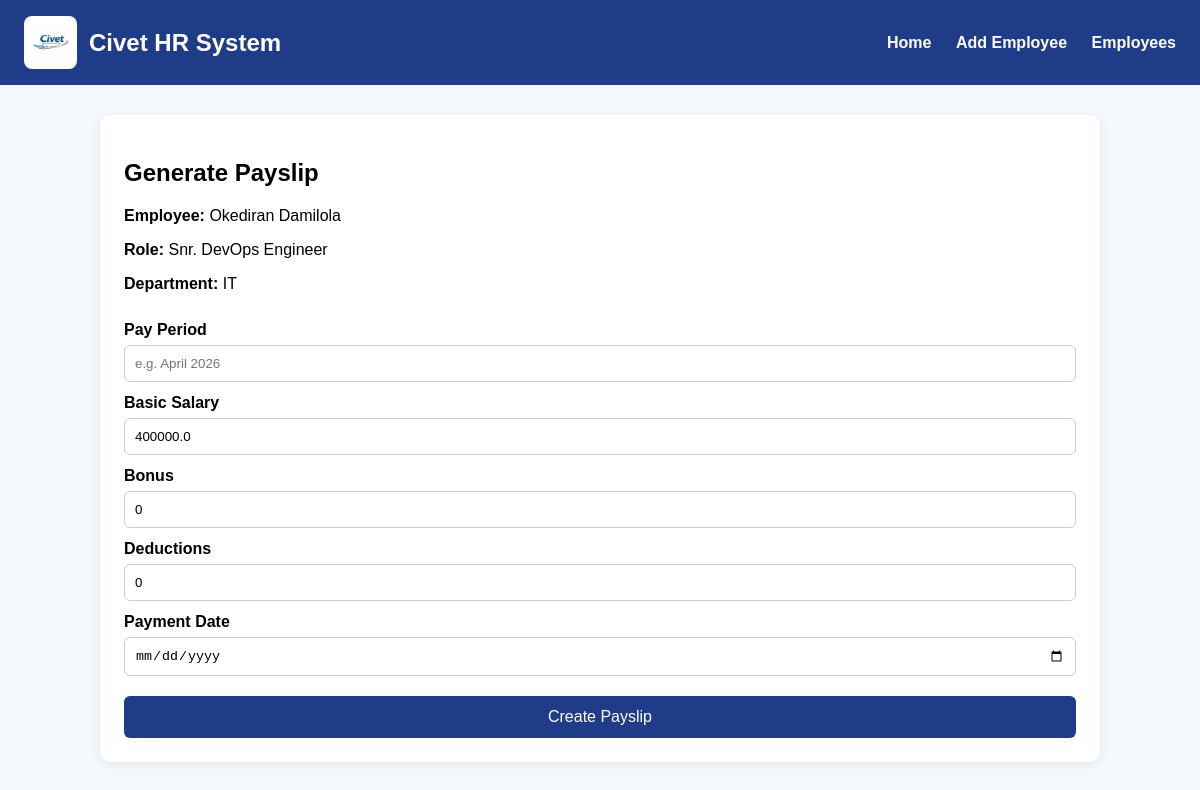
The app's page /create_paystub/1 with its own data.
### models.py (models this page shows, shortened)
class Employee(db.Model):
    id = db.Column(db.Integer, primary_key=True)
    full_name = db.Column(db.String(100), nullable=False)
    email = db.Column(db.String(120), unique=True, nullable=False)
    phone = db.Column(db.String(20), nullable=True)
    role_title = db.Column(db.String(100), nullable=False)
    department = db.Column(db.String(100), nullable=True)
    salary = db.Column(db.Float, nullable=False)
    hire_date = db.Column(db.String(50), nullable=True)
    status = db.Column(db.String(50), default='Active')

### app.py (the view, shortened to what this page needs)
@app.route('/create_paystub/<int:employee_id>', methods=['GET', 'POST'])
def create_paystub(employee_id):
    employee = Employee.query.get_or_404(employee_id)
    return render_template('create_payroll.html', employee=employee)

### templates/create_payroll.html
{% extends 'base.html' %}
{% block content %}
<div class="card">
    <h2>Generate Payslip</h2>
    <p><strong>Employee:</strong> {{ employee.full_name }}</p>
    <p><strong>Role:</strong> {{ employee.role_title }}</p>
    <p><strong>Department:</strong> {{ employee.department }}</p>
    <form method="POST" class="employee-form">
        <label for="pay_period">Pay Period</label>
        <input type="text" name="pay_period" placeholder="e.g. April 2026" required>
        <label for="basic_salary">Basic Salary</label>
        <input type="number" name="basic_salary" step="0.01" value="{{ employee.salary }}" required>
        <label for="bonus">Bonus</label>
        <input type="number" name="bonus" step="0.01" value="0">
        <label for="deductions">Deductions</label>
        <input type="number" name="deductions" step="0.01" value="0">
        <label for="payment_date">Payment Date</label>
        <input type="date" name="payment_date" required>
        <button type="submit">Create Payslip</button>
    </form>
</div>
{% endblock %}

### static/style.css (style rules this page uses)
body { font-family: Arial, sans-serif; background-color: #f4f7fb; margin: 0; padding: 0; }
.card { background-color: white; padding: 24px; border-radius: 10px; box-shadow: 0 2px 8px rgba(0, 0, 0, 0.08); }
.employee-form { display: flex; flex-direction: column; }
.employee-form label { margin-top: 12px; margin-bottom: 6px; font-weight: bold; }
.employee-form input, .employee-form select { padding: 10px; border: 1px solid #ccc; border-radius: 6px; }
.employee-form button { margin-top: 20px; padding: 12px; border: none; background-color: #1f3c88; color: white; font-size: 16px; border-radius: 6px; cursor: pointer; }

### records on screen
Employee: full_name "Okediran Damilola", role_title "Snr. DevOps Engineer", department "IT", basic_salary "400000.0"
